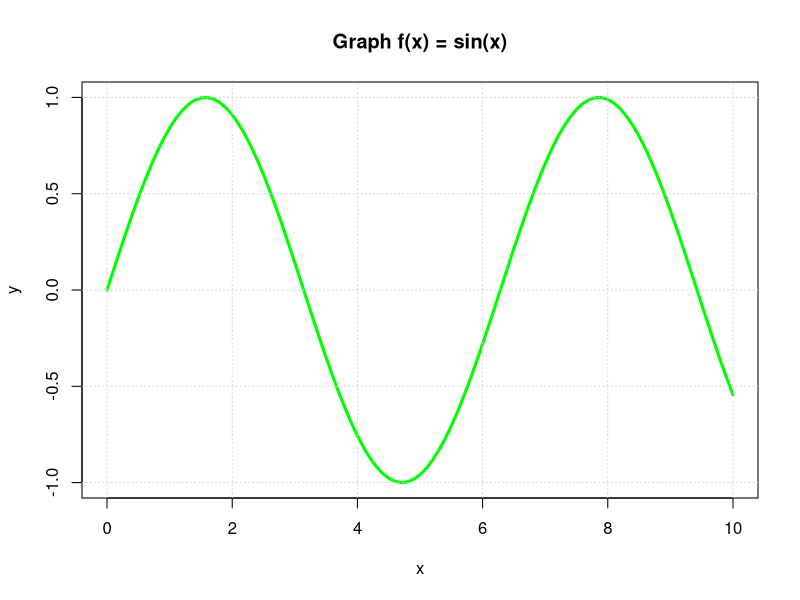

This chart was generated by the following R code:
# sin
f = function(x) { sin(x)}

x = seq(0, 10, by=0.1)
y = f(x)
plot(x,y,
     main = 'Graph f(x) = sin(x)',
     xlab = 'x',
     ylab = 'y',
     
     xlim = c(0,10),
     ylim = c(-1,1),
     type = 'l',
     lwd = 3,
     col = 'green',
     lty = 'solid'
     )
grid()
